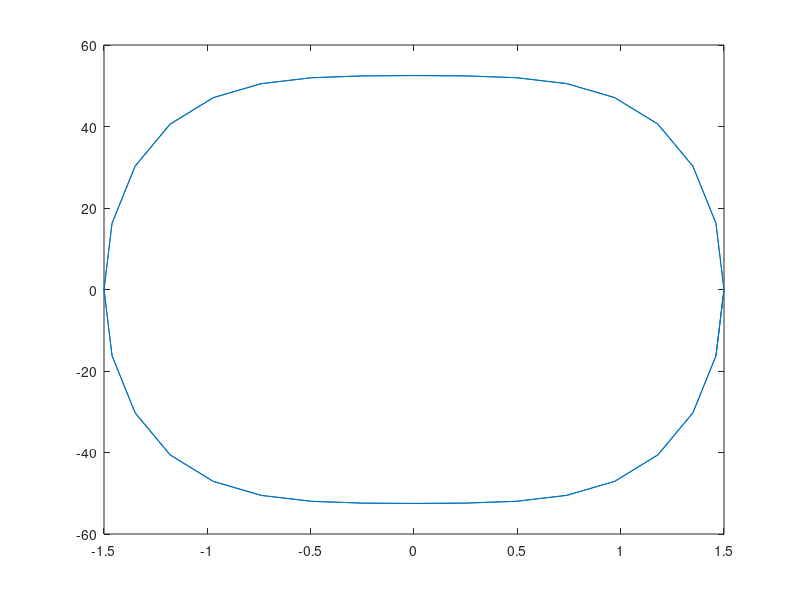

This chart was generated by the following MATLAB code:
u0 = 1.5;
v0 = 0;
s1 = 100;
s2 = 10;
T = 0.15153;
Dt = T/32;
tmax = 50*T;
%
u=[u0];
v=[v0];
a=[];
%
for i = 0:Dt:tmax
a0 = -s1*(1+s2*u0^2)*u0;
%
u1 = u0 + 1/3*Dt*v0 + 1/18*Dt^2*a0;
v1 = v0 + 1/3*Dt*a0;
a1 = -s1*(1+s2*u1^2)*u1;
%
u2 = u0 + 2/3*Dt*v0 + 1/27*Dt^2*(2*a0 + 4*a1);
v2 = v0 + 2/3*Dt*a1;
a2 = -s1*(1+s2*u2^2)*u2;
%
u3 = u0 + Dt*v0 + 1/6*Dt^2*(a0 + a1 + a2);
v3 = v0 + 1/4*Dt*(a0 + 3*a2);
%
if (i<=2*T)
  u=[u,u3];
  v=[v,v3];
  a=[a,a0];
endif
u0=u3;
v0=v3;
endfor

% subplot (3, 1, 1)
% plot (u);
% subplot (3, 1, 2)
% plot (v);
% subplot (3, 1, 3)
% plot (a);

plot(u,v)
